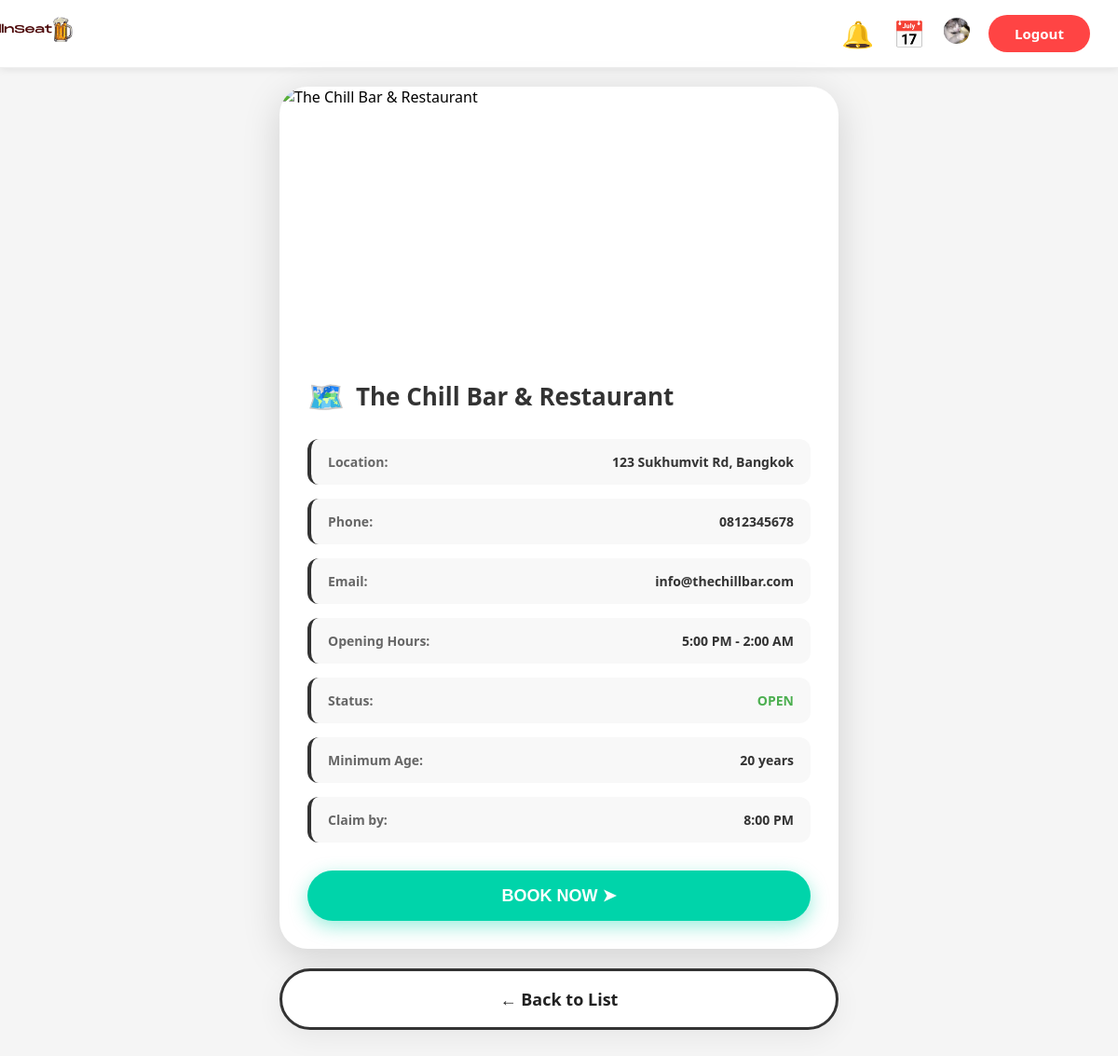
Screenshot of /project/customer/restaurant.php (signed in) with the database file from the repository.
### tables this page shows
CREATE TABLE `restaurant` (
  `restaurant_id` int(11) NOT NULL,
  `rest_name` varchar(100) NOT NULL,
  `rest_description` text NOT NULL,
  `open_time` time NOT NULL,
  `close_time` time NOT NULL,
  `rest_phone` varchar(10) NOT NULL,
  `rest_status` enum('OPEN','CLOSED') DEFAULT 'OPEN',
  `rest_address` text NOT NULL,
  `rest_email` varchar(100) NOT NULL
);

CREATE TABLE `policy` (
  `policy_id` int(11) NOT NULL,
  `restaurant_id` int(11) NOT NULL,
  `min_age` int(11) NOT NULL,
  `claim_by_time` time NOT NULL
);

### project/customer/restaurant.php (the view, shortened to what this page needs)
<?php
require_once '../connect.php';
$restaurant_id = isset($_GET['id']) ? (int)$_GET['id'] : 1;
$sql = "SELECT * FROM restaurant WHERE restaurant_id = ?";
$stmt = $mysqli->prepare($sql);
$stmt->bind_param("i", $restaurant_id);
$stmt->execute();
$result = $stmt->get_result();
$restaurant = $result->fetch_assoc();
$sql_policy = "SELECT * FROM policy WHERE restaurant_id = ?";
$stmt_policy = $mysqli->prepare($sql_policy);
$stmt_policy->bind_param("i", $restaurant_id);
$stmt_policy->execute();
$policy_result = $stmt_policy->get_result();
$policy = $policy_result->fetch_assoc();
?>
<!DOCTYPE html>
<html lang="en">
<head>
    <link rel="stylesheet" href="css/restaurant.css">
    <link rel="stylesheet" href="css/notification.css">
</head>
<body class="venue-detail-body">
    <div class="venue-top-section">
        <div class="venue-top-logo">
            <img src="css/catlog.png"  alt="cat"style="height:36px;position: relative; top: -18px;left:-70px;object-fit:contain"> <img src="css/logo.png" alt="logo" style="height:36px;position: relative;left:-490px;object-fit:contain"/>
            <div class="top-right-icons">
                <span class="icon-notif" id="notificationBtn" style="cursor: pointer; position: relative;">🔔</span>
                <span class="icon-calendar" onclick="window.location.href='my_bookings.php'" style="cursor: pointer;" title="My Bookings">📅</span>
                <span class="icon-user" onclick="window.location.href='profile.php'" style="cursor: pointer;" title="Profile">
                    <img src="css/druckcat_profile.jpeg" alt="drunkcat" style="height:28px;border-radius:22px; object-fit:contain;">
                </span>
                <a href="../login/logout.php" class="btn-logout-icon">Logout</a>
            </div>
        </div>
    </div>
    <div class="venue-detail-container">
        <div class="venue-detail-image">
            <?php if ($restaurant_id == 1): ?>
                <img src="https://images.unsplash.com/photo-1514933651103-005eec06c04b?w=800" alt="<?php echo htmlspecialchars($restaurant['rest_name']); ?>">
            <?php else: ?>
                <img src="https://images.unsplash.com/photo-1517248135467-4c7edcad34c4?w=800" alt="<?php echo htmlspecialchars($restaurant['rest_name']); ?>">
            <?php endif; ?>
        </div>
        <div class="venue-detail-info">
            <div class="venue-title-section">
                <span class="map-icon">🗺️</span>
                <h1 class="venue-title"><?php echo htmlspecialchars($restaurant['rest_name']); ?></h1>
            </div>
            <div class="venue-details-list">
                <div class="detail-line">
                    <span class="detail-label">Location:</span>
                    <span class="detail-value"><?php echo htmlspecialchars($restaurant['rest_address']); ?></span>
                </div>
                <div class="detail-line">
                    <span class="detail-label">Phone:</span>
                    <span class="detail-value"><?php echo htmlspecialchars($restaurant['rest_phone']); ?></span>
                </div>
                <div class="detail-line">
                    <span class="detail-label">Email:</span>
                    <span class="detail-value"><?php echo htmlspecialchars($restaurant['rest_email']); ?></span>
                </div>
                <div class="detail-line">
                    <span class="detail-label">Opening Hours:</span>
                    <span class="detail-value">
                        <?php
                        echo date('g:i A', strtotime($restaurant['open_time'])) . ' - ' .
                        date('g:i A', strtotime($restaurant['close_time']));
                        ?>
                    </span>
                </div>
                <div class="detail-line">
                    <span class="detail-label">Status:</span>
                    <span class="detail-value <?php echo $restaurant['rest_status'] == 'OPEN' ? 'status-open' : 'status-closed'; ?>">
                        <?php echo $restaurant['rest_status']; ?>
                    </span>
                </div>
                <?php if ($policy): ?>
                <div class="detail-line">
                    <span class="detail-label">Minimum Age:</span>
                    <span class="detail-value"><?php echo $policy['min_age']; ?> years</span>
                </div>
                <div class="detail-line">
                    <span class="detail-label">Claim by:</span>
                    <span class="detail-value"><?php echo date('g:i A', strtotime($policy['claim_by_time'])); ?></span>
                </div>
                <?php endif; ?>
            </div>
            <?php if ($restaurant['rest_status'] == 'OPEN'): ?>
            <button class="btn-next" onclick="window.location.href='booking.php?restaurant_id=<?php echo $restaurant_id; ?>'">
                BOOK NOW ➤
            </button>
            <?php else: ?>
            <button class="btn-next" disabled style="background: #999; cursor: not-allowed;">
                CURRENTLY CLOSED
            </button>
            <?php endif; ?>
        </div>
    </div>
    <div class="back-button-section">
    <a href="venues.php" class="back-link-below">← Back to List</a>
    </div>
</body>
</html>

### project/customer/css/restaurant.css (style rules this page uses)
* { margin: 0; padding: 0; box-sizing: border-box; }
body { font-family: 'Segoe UI', Tahoma, Geneva, Verdana, sans-serif; background: #f5f5f5; min-height: 100vh; }
.venue-detail-body { background: #f5f5f5; min-height: 100vh; }
.venue-top-section { background: white; padding: 16px 0; box-shadow: 0 2px 8px rgba(0, 0, 0, 0.08); border-bottom: 1px solid #eee; }
.venue-top-logo { max-width: 1400px; margin: 0 auto; padding: 0 30px; display: flex; justify-content: space-between; align-items: center; }
.top-right-icons { display: flex; align-items: center; gap: 20px; }
.icon-notif, .icon-calendar, .icon-user { font-size: 28px; cursor: pointer; transition: transform 0.2s; }
.btn-logout-icon { padding: 10px 28px; background: #ff4444; color: white; border: none; border-radius: 25px; text-decoration: none; font-size: 15px; font-weight: 600; transition: all 0.2s; }
.back-button-section { max-width: 1400px; margin: 20px auto; padding: 0 30px; display: flex; justify-content: center; }
.back-link-below { display: inline-flex; justify-content: center; align-items: center; width: 90%; max-width: 600px; margin: 1px auto 20px; padding: 18px 28px; background: #ffffff; color: #222; border: 3px solid #333; border-radius: 50px; font-size: 18px; font-weight: 700; text-decoration: none; cursor: pointer; transition: all 0.25s ease; box-shadow: 0 8px 30px rgba(0,0,0,0.06); }
.venue-detail-container { max-width: 600px; margin: 20px auto 20px; background: white; border-radius: 30px; overflow: hidden; box-shadow: 0 10px 40px rgba(0, 0, 0, 0.15); }
.venue-detail-image { width: 100%; height: 280px; overflow: hidden; }
.venue-detail-image img { width: 100%; height: 100%; object-fit: cover; }
.venue-detail-info { padding: 30px; }
.venue-title-section { display: flex; align-items: center; gap: 12px; margin-bottom: 25px; }
.map-icon { font-size: 32px; }
.venue-title { font-size: 26px; font-weight: 700; color: #333; margin: 0; }
.venue-details-list { display: flex; flex-direction: column; gap: 15px; margin-bottom: 30px; }
.detail-line { padding: 15px 18px; background: #f8f8f8; border-radius: 12px; border-left: 4px solid #333; display: flex; justify-content: space-between; align-items: center; transition: all 0.3s; }
.detail-label { font-size: 14px; font-weight: 700; color: #666; }
.detail-value { font-size: 14px; font-weight: 600; color: #333; }
.status-open { color: #4caf50; }
.btn-next { width: 100%; padding: 16px; background: #00d4aa; color: white; border: none; border-radius: 50px; font-size: 18px; font-weight: 700; cursor: pointer; transition: all 0.3s; box-shadow: 0 6px 20px rgba(0, 212, 170, 0.4); display: flex; align-items: center; justify-content: center; gap: 10px; }

### rows the page displays
restaurant: rest_name "The Chill Bar & Restaurant", rest_address "123 Sukhumvit Rd, Bangkok", rest_phone "0812345678", rest_email "info@thechillbar.com", open_time "5:00 PM", close_time "2:00 AM", rest_status "OPEN"
policy: min_age "20", claim_by_time "8:00 PM"
